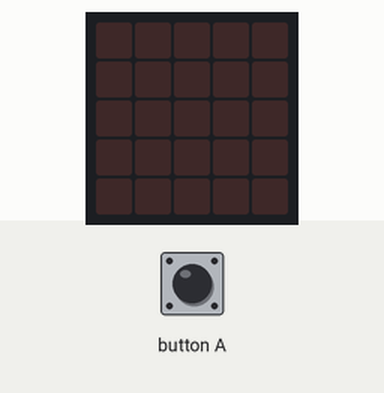
Simulated run of this program. Board: BBC micro:bit (MakeCode). Shown: the board's 5×5 LED display. Inputs (shaded band) come from the test bench.

Above: at 1.2 s.
1.3 s: button A pressed for 0.15 s
At 1.67 s:
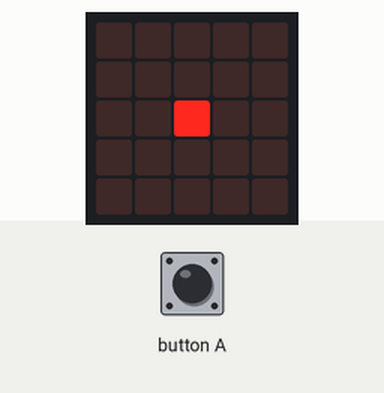
At 5.8 s:
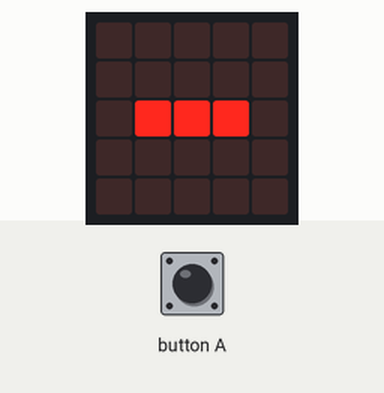
Timing chart, 0 to 7.3 s (numbered marks = the images above; inputs shaded):
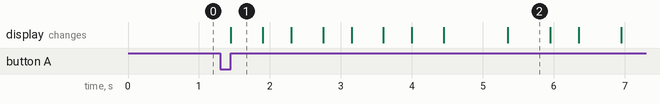

The program:

main.ts
```typescript
function Tiret () {
    basic.showLeds(`
        . . . . .
        . . . . .
        . # # # .
        . . . . .
        . . . . .
        `)
    basic.pause(200)
    basic.showLeds(`
        . . . . .
        . . . . .
        . . . . .
        . . . . .
        . . . . .
        `)
}
input.onButtonPressed(Button.A, function () {
    for (let index = 0; index < 4; index++) {
        Point()
    }
    basic.pause(500)
    for (let index = 0; index < 3; index++) {
        Tiret()
    }
    basic.pause(500)
    Point()
    basic.pause(50)
    Tiret()
    basic.pause(50)
    Point()
    basic.pause(500)
    Point()
    basic.pause(50)
    Tiret()
    for (let index = 0; index < 2; index++) {
        Point()
    }
    basic.pause(500)
    for (let index = 0; index < 3; index++) {
        Tiret()
    }
    basic.pause(500)
    for (let index = 0; index < 2; index++) {
        Tiret()
    }
    basic.pause(50)
    Point()
    basic.pause(500)
    Point()
    basic.pause(1000)
})
function Point () {
    basic.showLeds(`
        . . . . .
        . . . . .
        . . # . .
        . . . . .
        . . . . .
        `)
    basic.pause(50)
    basic.showLeds(`
        . . . . .
        . . . . .
        . . . . .
        . . . . .
        . . . . .
        `)
}
```

test.ts
```typescript
// les tests vont ici ; cela ne sera pas compilé si ce paquet est utilisé en tant qu'extension.
```

Measured:
- after the input at 1.3 s, the display: changes after 0.15 s (image 1)
- what the display in image 1 shows lasts 0.4 s, from 1.5 s to 1.9 s
- what the display in image 2 shows lasts 0.6 s, from 5.4 s to 6.0 s
